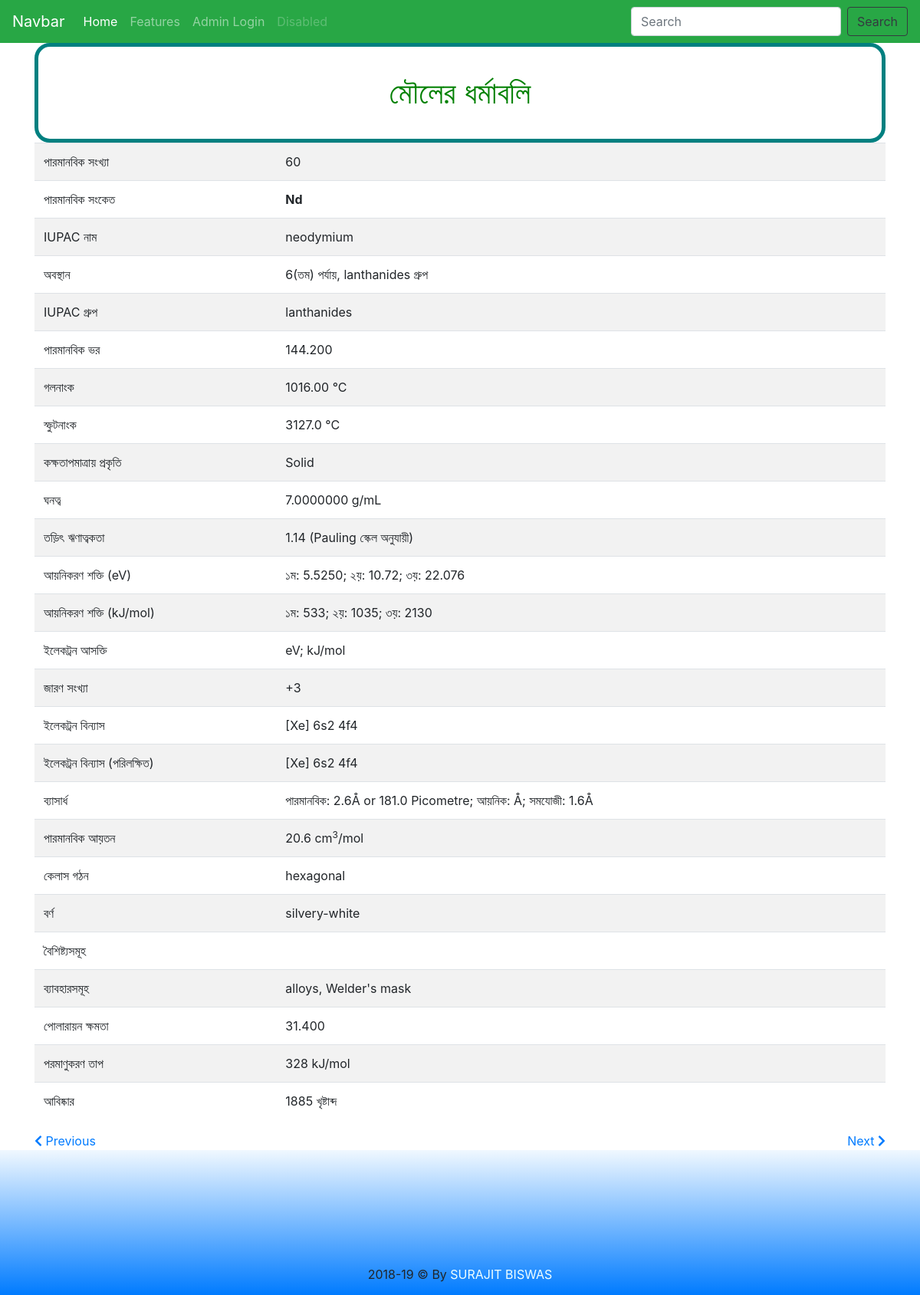
The page /chepp/property.php?id=60 on the database its author committed.
### tables this page shows
CREATE TABLE `sheet1` (
  `number` int(3) DEFAULT NULL,
  `symbol` varchar(3) DEFAULT NULL,
  `group_new` varchar(11) DEFAULT NULL,
  `group_old` varchar(11) DEFAULT NULL,
  `period` int(1) DEFAULT NULL,
  `en_name` varchar(13) DEFAULT NULL,
  `atomic_mass` decimal(6,3) DEFAULT NULL,
  `mp` decimal(6,2) DEFAULT NULL,
  `bp` decimal(5,1) DEFAULT NULL,
  `state` varchar(1) DEFAULT NULL,
  `density` decimal(9,7) DEFAULT NULL,
  `en` decimal(3,2) DEFAULT NULL,
  `iev1` decimal(6,4) DEFAULT NULL,
  `iev2` varchar(5) DEFAULT NULL,
  `iev3` decimal(6,3) DEFAULT NULL,
  `ie1` varchar(4) DEFAULT NULL,
  `ie2` varchar(4) DEFAULT NULL,
  `ie3` varchar(5) DEFAULT NULL,
  `eav` varchar(3) DEFAULT NULL,
  `ea` varchar(3) DEFAULT NULL,
  `cos` varchar(10) DEFAULT NULL,
  `pec` varchar(22) DEFAULT NULL,
  `oec` varchar(22) DEFAULT NULL,
  `ar` varchar(3) DEFAULT NULL,
  `ir` varchar(3) DEFAULT NULL,
  `cr` varchar(3) DEFAULT NULL,
  `arpm` decimal(4,1) DEFAULT NULL,
  `avpm` varchar(4) DEFAULT NULL,
  `crystal` varchar(20) DEFAULT NULL,
  `color` varchar(15) DEFAULT NULL,
  `characteristics` varchar(25) DEFAULT NULL,
  `uses` varchar(26) DEFAULT NULL,
  `polarizability` decimal(5,3) DEFAULT NULL,
  `heat_atomization` int(3) DEFAULT NULL,
  `year_discovered` int(4) DEFAULT NULL
);

### chepp/property.php (the view, shortened to what this page needs)
<?php
    $number = isset($_GET['id'])? $_GET['id'] : 1;
?>
<!DOCTYPE html>
<html lang="en">
<head>
    <link rel="stylesheet" href="https://stackpath.bootstrapcdn.com/bootstrap/4.3.1/css/bootstrap.min.css">
    <link rel="stylesheet" href="./css/style.css">
    <link rel="stylesheet" href="https://use.fontawesome.com/releases/v5.8.1/css/all.css">
</head>
<body>
<nav class="navbar navbar-expand-lg navbar-dark bg-success">
  <a class="navbar-brand" href="#">Navbar</a>
  <div class="collapse navbar-collapse" id="navbarNav">
    <ul class="navbar-nav">
      <li class="nav-item active">
        <a class="nav-link" href="./index.php">Home <span class="sr-only">(current)</span></a>
      </li>
      <li class="nav-item">
        <a class="nav-link" href="#">Features</a>
      </li>
      <li class="nav-item">
        <a class="nav-link" href="./admin/">Admin Login</a>
      </li>
      <li class="nav-item">
        <a class="nav-link disabled" href="#" tabindex="-1" aria-disabled="true">Disabled</a>
      </li>
    </ul>
  </div>
  <form class="form-inline">
    <input class="form-control mr-sm-2" type="search" placeholder="Search" aria-label="Search">
    <button class="btn btn-outline-dark my-2 my-sm-0" type="submit">Search</button>
  </form>
</nav>
<div class="container">
<div class="huge"><span class="monster">মৌলের ধর্মাবলি</span></div>
<?php
    require_once "config.php";
    $sql = "SELECT * FROM `sheet1` WHERE `number` = ".$number;
    $result = $mysqli->query($sql);
    if ($result->num_rows > 0) {
        if($row = $result->fetch_assoc()) {
            ?>
            <table class="table table-hover table-striped">
                <tr>
                    <td>পারমানবিক সংখ্যা</td>
                    <td><?php echo $row["number"]; ?></td>
                </tr>
                <tr>
                    <td>পারমানবিক সংকেত</td>
                    <td><b><?php echo $row["symbol"]; ?></b></td>
                </tr>
                <tr>
                    <td>IUPAC নাম</td>
                    <td><?php echo $row["en_name"]; ?></td>
                </tr>
                <tr>
                    <td>অবস্থান</td>
                    <td><?php echo $row["period"]."(তম) পর্যায়, ".$row["group_old"]." গ্রুপ"; ?></td>
                </tr>
                <tr>
                    <td>IUPAC গ্রুপ</td>
                    <td><?php echo $row["group_new"]; ?></td>
                </tr>
                <tr>
                    <td>পারমানবিক ভর</td>
                    <td><?php echo $row["atomic_mass"]; ?></td>
                </tr>
                <tr>
                    <td>গলনাংক</td>
                    <td><?php echo $row["mp"]." °C"; ?></td>
                </tr>
                <tr>
                    <td>স্ফুটনাংক</td>
                    <td><?php echo $row["bp"]." °C"; ?></td>
                </tr>
                <tr>
                    <td>কক্ষতাপমাত্রায় প্রকৃতি</td>
                    <td><?php
                    if ($row["state"]== "s")
                        echo "Solid";
                    else if ($row["state"]== "l")
                        echo "Liquid";
                    else if ($row["state"]== "g")
                        echo "Gas";
                    ?></td>
                </tr>
                <tr>
                    <td>ঘনত্ব</td>
                    <td><?php echo $row["density"]." g/mL"; ?></td>
                </tr>
                <tr>
                    <td>তড়িৎ ঋণাত্বকতা</td>
                    <td><?php echo $row["en"]." (Pauling স্কেল অনুযায়ী)"; ?></td>
                </tr>
                <tr>
                    <td>আয়নিকরণ শক্তি (eV)</td>
                    <td><?php echo "১ম: ".$row["iev1"].";    ২য়: ".$row["iev2"].";    ৩য়: ".$row["iev3"]; ?></td>
                </tr>
                <tr>
                    <td>আয়নিকরণ শক্তি (kJ/mol)</td>
                    <td><?php echo "১ম: ".$row["ie1"].";    ২য়: ".$row["ie2"].";    ৩য়: ".$row["ie3"]; ?></td>
                </tr>
                <tr>
                    <td>ইলেকট্রন আসক্তি</td>
                    <td><?php echo $row["eav"]." eV; ".$row["ea"]." kJ/mol"; ?></td>
                </tr>
                <tr>
                    <td>জারণ সংখ্যা</td>
                    <td><?php echo $row["cos"]; ?></td>
                </tr>
                <tr>
                    <td>ইলেকট্রন বিন্যাস</td>
                    <td><?php echo $row["pec"]; ?></td>
                </tr>
                <tr>
                    <td>ইলেকট্রন বিন্যাস (পরিলক্ষিত)</td>
                    <td><?php echo $row["oec"]; ?></td>
                </tr>
                <tr>
                    <td>ব্যাসার্ধ</td>
                    <td><?php echo "পারমানবিক: ".$row["ar"]."Å or ".$row["arpm"]." Picometre; আয়নিক: ".$row["ir"]."Å; সমযোজী: ".$row["cr"]."Å"; ?></td>
                </tr>
                <tr>
                    <td>পারমানবিক আয়তন</td>
                    <td><?php echo $row["avpm"]." cm<sup>3</sup>/mol"; ?></td>
                </tr>
                <tr>
                    <td>কেলাস গঠন</td>
                    <td><?php echo $row["crystal"]; ?></td>
                </tr>
                <tr>
                    <td>বর্ণ</td>
                    <td><?php echo $row["color"]; ?></td>
                </tr>
                <tr>
                    <td>বৈশিষ্ট্যসমূহ</td>
                    <td><?php echo $row["characteristics"]; ?></td>
                </tr>
                <tr>
                    <td>ব্যাবহারসমূহ</td>
                    <td><?php echo $row["uses"]; ?></td>
                </tr>
                <tr>
                    <td>পোলারায়ন ক্ষমতা</td>
                    <td><?php echo $row["polarizability"]; ?></td>
                </tr>
                <tr>
                    <td>পরমাণুকরণ তাপ</td>
                    <td><?php echo $row["heat_atomization"]." kJ/mol"; ?></td>
                </tr>
                <tr>
                    <td>আবিষ্কার</td>
                    <td><?php echo $row["year_discovered"]." খৃষ্টাব্দ"; ?></td>
                </tr>
            </table>
        <?php
        }
    }
?>
<div class="buttom">
    <div class="prev"><a href= <?php echo "'./property.php?id=".($number-1)."'";?> <?php echo $number <= 1? "class='disabled'":"";?>><i class="fas fa-chevron-left"></i> Previous</a></div>
    <div class="next"><a href= <?php echo "'./property.php?id=".($number+1)."'";?> <?php echo $number >= 118? "class='disabled'":"";?>>Next <i class="fas fa-chevron-right"></i></a></div>
</div>
</div>
</body>
<footer class="container-fluid text-center">
  <span>2018-<?php echo date('y'); ?> © By <a href="mailto:surajit14@cse.pstu.ac.bd" title="contact project manager">SURAJIT BISWAS</a></span>
</footer>
</html>

### chepp/css/style.css (style rules this page uses)
.prev { float: left; }
.next { float: right; }
a.disabled { pointer-events: none; cursor: default; }
.monster { text-align: center; font-size: 40px; color: green; display: block; border: 5px solid teal; border-radius: 20px; padding: 30px; }
footer { float: left; padding-top: 150px; padding-bottom: 15px; background: linear-gradient(aliceblue,#007bff); }
footer a:link { color: azure; }

### rows shown on the page
sheet1: number "60", symbol "Nd", en_name "neodymium", period "6", group_old "lanthanides", group_new "lanthanides", atomic_mass "144.200", mp "1016.00", bp "3127.0", density "7.0000000", en "1.14", iev1 "5.5250", iev2 "10.72", iev3 "22.076", ie1 "533", ie2 "1035", ie3 "2130", cos "+3", pec "[Xe] 6s2 4f4", oec "[Xe] 6s2 4f4", ar "2.6", arpm "181.0", cr "1.6", avpm "20.6", crystal "hexagonal", color "silvery-white", uses "alloys, Welder's mask", polarizability "31.400", heat_atomization "328", year_discovered "1885"
